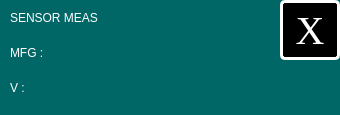
<?xml version="1.0" encoding="UTF-8"?>
<ui version="4.0">
 <class>InfoDialog</class>
 <widget class="QDialog" name="InfoDialog">
  <property name="geometry">
   <rect>
    <x>0</x>
    <y>0</y>
    <width>340</width>
    <height>115</height>
   </rect>
  </property>
  <property name="windowTitle">
   <string>Dialog</string>
  </property>
  <property name="styleSheet">
   <string notr="true">background-color: rgb(0, 102, 102);</string>
  </property>
  <widget class="QLabel" name="label">
   <property name="geometry">
    <rect>
     <x>10</x>
     <y>0</y>
     <width>250</width>
     <height>35</height>
    </rect>
   </property>
   <property name="styleSheet">
    <string notr="true">background-color: rgba(255, 255, 255, 0%);
color: rgb(255, 255, 255);
border: 0px;
font: 26px 'Lato-Bold';
text-align: right;</string>
   </property>
   <property name="text">
    <string>SENSOR MEAS</string>
   </property>
   <property name="alignment">
    <set>Qt::AlignLeading|Qt::AlignLeft|Qt::AlignVCenter</set>
   </property>
  </widget>
  <widget class="QPushButton" name="pushButton">
   <property name="geometry">
    <rect>
     <x>280</x>
     <y>0</y>
     <width>60</width>
     <height>60</height>
    </rect>
   </property>
   <property name="font">
    <font>
     <family>Times New Roman</family>
     <pointsize>30</pointsize>
     <italic>false</italic>
     <bold>false</bold>
    </font>
   </property>
   <property name="styleSheet">
    <string notr="true">QPushButton {
	background-color: rgb(0, 0, 0);
	font: 80 30pt &quot;Times New Roman&quot;;
	color: rgb(255, 255, 255);
	border: 3px solid white;
	border-radius: 5px;
	text-align: center;
}

QPushButton::hover {
	background-color: rgb(38, 201, 84);
	color: rgb(255, 255, 255);
    border: 0px;
	border-radius: 5px;
	text-align: center;
}</string>
   </property>
   <property name="text">
    <string>X</string>
   </property>
  </widget>
  <widget class="QLabel" name="label_3">
   <property name="geometry">
    <rect>
     <x>10</x>
     <y>70</y>
     <width>250</width>
     <height>35</height>
    </rect>
   </property>
   <property name="styleSheet">
    <string notr="true">background-color: rgba(255, 255, 255, 0%);
color: rgb(255, 255, 255);
border: 0px;
font: 26px 'Lato-Bold';
text-align: right;</string>
   </property>
   <property name="text">
    <string>V : </string>
   </property>
   <property name="alignment">
    <set>Qt::AlignLeading|Qt::AlignLeft|Qt::AlignVCenter</set>
   </property>
  </widget>
  <widget class="QLabel" name="label_2">
   <property name="geometry">
    <rect>
     <x>10</x>
     <y>35</y>
     <width>250</width>
     <height>35</height>
    </rect>
   </property>
   <property name="styleSheet">
    <string notr="true">background-color: rgba(255, 255, 255, 0%);
color: rgb(255, 255, 255);
border: 0px;
font: 26px 'Lato-Bold';
text-align: right;</string>
   </property>
   <property name="text">
    <string>MFG : </string>
   </property>
   <property name="alignment">
    <set>Qt::AlignLeading|Qt::AlignLeft|Qt::AlignVCenter</set>
   </property>
  </widget>
 </widget>
 <resources/>
 <connections/>
</ui>
